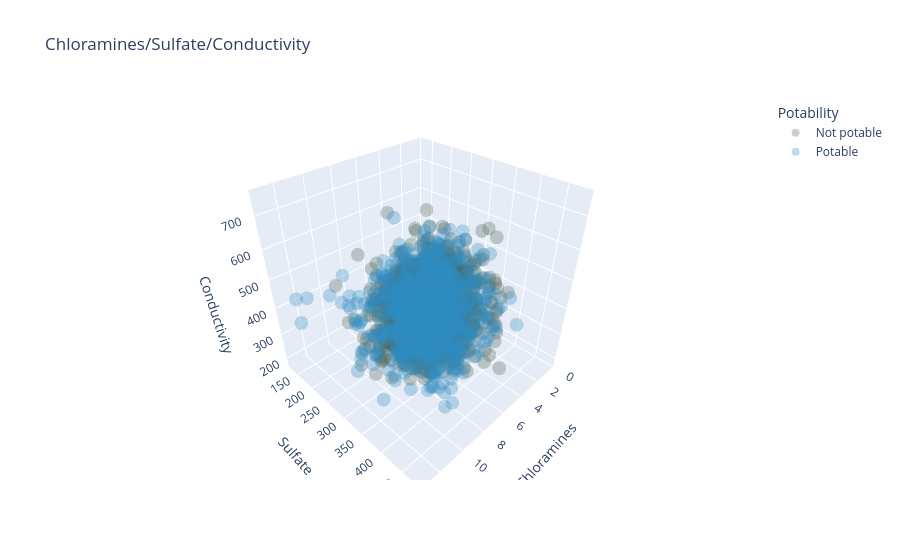

This figure's notebook cell:
### Code cell
fig = px.scatter_3d(water, x = 'Chloramines', y = 'Sulfate', z = 'Conductivity', 
                    color = 'Potability', opacity = 0.3, title = 'Chloramines/Sulfate/Conductivity',
                   color_discrete_sequence = ['#4f6457', '#2E8BC0'])
fig.show()

### Figure 1 — Plotly figure (JSON) as saved in the notebook; plotly's stock layout.template omitted (floating-point values rounded to 4 significant figures; data arrays with more than 128 entries replaced by an {"elided": "..."} marker saying what was removed)
{"data": [{"hovertemplate": "Potability=Not potable<br>Chloramines=%{x}<br>Sulfate=%{y}<br>Conductivity=%{z}<extra></extra>", "legendgroup": "Not potable", "marker": {"color": "#4f6457", "opacity": 0.3, "symbol": "circle"}, "mode": "markers", "name": "Not potable", "scene": "scene", "showlegend": true, "type": "scatter3d", "x": {"elided": "1998 float values"}, "y": {"elided": "1998 float values"}, "z": {"elided": "1998 float values"}}, {"hovertemplate": "Potability=Potable<br>Chloramines=%{x}<br>Sulfate=%{y}<br>Conductivity=%{z}<extra></extra>", "legendgroup": "Potable", "marker": {"color": "#2E8BC0", "opacity": 0.3, "symbol": "circle"}, "mode": "markers", "name": "Potable", "scene": "scene", "showlegend": true, "type": "scatter3d", "x": {"elided": "1278 float values"}, "y": {"elided": "1278 float values"}, "z": {"elided": "1278 float values"}}], "layout": {"legend": {"title": {"text": "Potability"}, "tracegroupgap": 0}, "scene": {"domain": {"x": [0, 1], "y": [0, 1]}, "xaxis": {"title": {"text": "Chloramines"}, "type": "linear"}, "yaxis": {"title": {"text": "Sulfate"}, "type": "linear"}, "zaxis": {"title": {"text": "Conductivity"}, "type": "linear"}, "aspectratio": {"x": 1, "y": 1, "z": 1}, "aspectmode": "auto"}, "title": {"text": "Chloramines/Sulfate/Conductivity"}, "autosize": true}}
